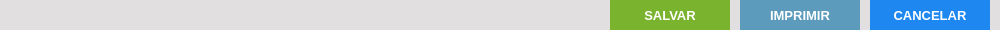
   <widget class="QFrame" name="fr_BotoesFormCompra">
    <property name="geometry">
     <rect>
      <x>0</x>
      <y>470</y>
      <width>1000</width>
      <height>30</height>
     </rect>
    </property>
    <property name="styleSheet">
     <string notr="true">background:#E1DFE0;
border: none;</string>
    </property>
    <widget class="QPushButton" name="bt_CancelarCompra">
     <property name="geometry">
      <rect>
       <x>870</x>
       <y>0</y>
       <width>120</width>
       <height>30</height>
      </rect>
     </property>
     <property name="font">
      <font>
       <family>Tahoma</family>
       <pointsize>10</pointsize>
       <weight>75</weight>
       <bold>true</bold>
      </font>
     </property>
     <property name="cursor">
      <cursorShape>PointingHandCursor</cursorShape>
     </property>
     <property name="focusPolicy">
      <enum>Qt::NoFocus</enum>
     </property>
     <property name="contextMenuPolicy">
      <enum>Qt::ActionsContextMenu</enum>
     </property>
     <property name="styleSheet">
      <string notr="true">QPushButton {
background-color: #1E87F0;
color: #FFF
}
QPushButton:hover{
background-color: #40a286
}</string>
     </property>
     <property name="text">
      <string>CANCELAR</string>
     </property>
     <property name="iconSize">
      <size>
       <width>75</width>
       <height>35</height>
      </size>
     </property>
    </widget>
    <widget class="QPushButton" name="bt_SalvarCompra">
     <property name="geometry">
      <rect>
       <x>610</x>
       <y>0</y>
       <width>120</width>
       <height>30</height>
      </rect>
     </property>
     <property name="font">
      <font>
       <family>Tahoma</family>
       <pointsize>10</pointsize>
       <weight>75</weight>
       <bold>true</bold>
      </font>
     </property>
     <property name="cursor">
      <cursorShape>PointingHandCursor</cursorShape>
     </property>
     <property name="focusPolicy">
      <enum>Qt::NoFocus</enum>
     </property>
     <property name="contextMenuPolicy">
      <enum>Qt::ActionsContextMenu</enum>
     </property>
     <property name="styleSheet">
      <string notr="true">QPushButton {
background-color: #7AB32E;
color: #FFF
 }
QPushButton:hover{
background-color: #40a286
}</string>
     </property>
     <property name="text">
      <string>SALVAR</string>
     </property>
     <property name="iconSize">
      <size>
       <width>75</width>
       <height>35</height>
      </size>
     </property>
    </widget>
    <widget class="QPushButton" name="bt_ImprimirCompra">
     <property name="enabled">
      <bool>false</bool>
     </property>
     <property name="geometry">
      <rect>
       <x>740</x>
       <y>0</y>
       <width>120</width>
       <height>30</height>
      </rect>
     </property>
     <property name="font">
      <font>
       <family>Tahoma</family>
       <pointsize>10</pointsize>
       <weight>75</weight>
       <bold>true</bold>
      </font>
     </property>
     <property name="cursor">
      <cursorShape>PointingHandCursor</cursorShape>
     </property>
     <property name="focusPolicy">
      <enum>Qt::NoFocus</enum>
     </property>
     <property name="contextMenuPolicy">
      <enum>Qt::ActionsContextMenu</enum>
     </property>
     <property name="styleSheet">
      <string notr="true">QPushButton {
background-color: #5C9BBC;
color: #FFF
 }
QPushButton:hover{
background-color: #40a286
}</string>
     </property>
     <property name="text">
      <string>IMPRIMIR</string>
     </property>
     <property name="iconSize">
      <size>
       <width>75</width>
       <height>35</height>
      </size>
     </property>
    </widget>
   </widget>
